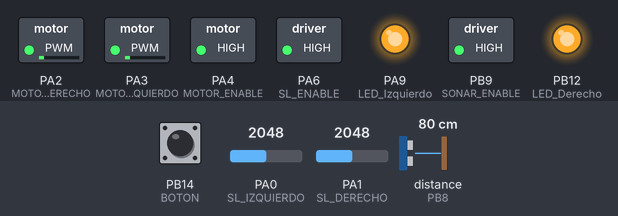
Recording of a sketch running on a simulated STM32 Blue Pill. On the bench: switched loads named in the sketch (green lamp = pin HIGH), output pins drawn as LEDs (lit = HIGH). Wiring (inferred from the names in the program): ultrasonic range finder: trigger PB7; echo PB8. Inputs (shaded band) come from the test bench; at power-on: distance to the obstacle (sensor on PB8) 80 cm, PA0 (SL_IZQUIERDO) = 2048, PA1 (SL_DERECHO) = 2048, PB14 (BOTON) HIGH. The echo pulse lasts 58.3 µs per cm; pins used as bus, display or sensor lines are not drawn.

Above: at 1.2 s.
1.3 s: distance to the obstacle (sensor on PB8) set to 56 cm
2.8 s: distance to the obstacle (sensor on PB8) set to 46 cm
At 3.3 s:
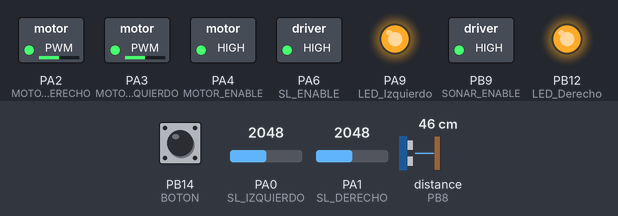
4.3 s: distance to the obstacle (sensor on PB8) set to 60 cm
At 5.5 s:
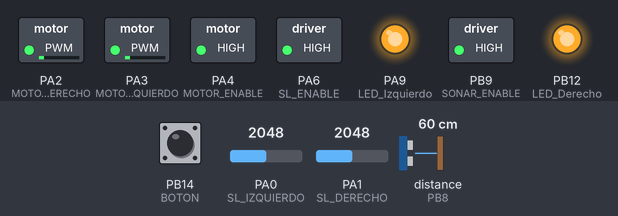
5.8 s: PA0 (SL_IZQUIERDO) set to 491
At 6.7 s:
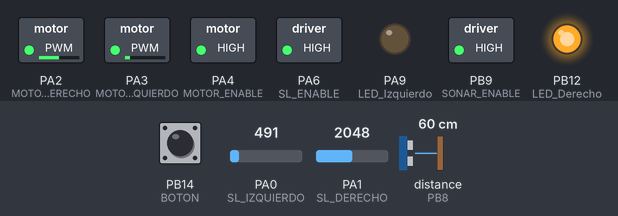
7.3 s: distance to the obstacle (sensor on PB8) set to 2 cm
At 7.9 s:
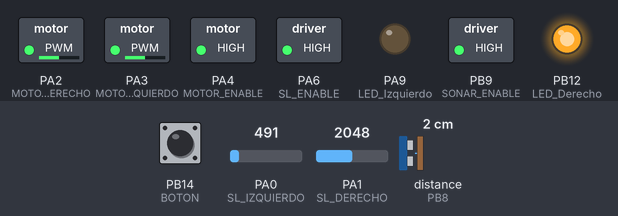
8.8 s: distance to the obstacle (sensor on PB8) set to 120 cm
At 10.2 s:
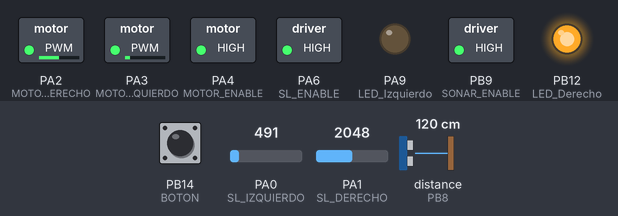
Timing chart, 0 to 11.3 s (numbered marks = the images above; inputs shaded):
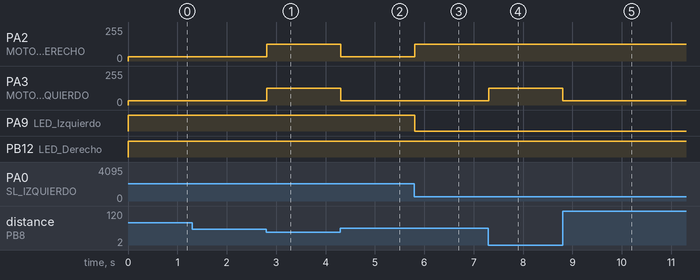

The sketch:

auto_infrarrojo.ino
```cpp
/*
this code was developed to the 10-84 eduromaa

Grupo 7

Irato       80001
Gonzalez    72853
Juarez      79111
Cotos       82611


*************************************************WARNING*******************************************************
STARTUP: Colocar robot sobre el centro de la linea negra y presionar el boton central PB14 por algunos segundos
luego colocar el robot sobre un tramo recto y dejarlo libre.
***************************************************************************************************************
*/


#include "definicion_pines.hpp"
#include <SoftwareSerial.h>
SoftwareSerial mySerial(PB10, PB11);

// Velocidades en PWM
#define MAXIMA_VELOCIDAD_DIRECTA 500
#define VELOCIDAD_INTERMEDIA_DIRECTA 1900
#define MOTOR_PARADO 2047
#define MAXIMA_VELOCIDAD_INVERSA 4095
#define VELOCIDAD_INTERMEDIA_INVERSA 3047

float UMBRAL = 500; // Mayor a este umbral es NEGRO
int SL_IZQUIERDO_VALOR_ANTERIOR = 0;
int SL_DERECHO_VALOR_ANTERIOR = 0;
long tiempo; // timepo que demora en llegar el eco
long distancia; // distancia en centimetros

void calibrar_negro();
void adelante();
void reversa();
void giro_derecha();
void giro_izquierda();
void parado();

void setup() {
    pinMode(MOTOR_ENABLE, OUTPUT);
    pinMode(MOTOR_IZQUIERDO, OUTPUT);
    pinMode(MOTOR_DERECHO, OUTPUT);

    pinMode(SL_ENABLE, OUTPUT);
    pinMode(SL_IZQUIERDO, INPUT);
    pinMode(SL_DERECHO, INPUT);

    digitalWrite(MOTOR_ENABLE, HIGH);
    digitalWrite(ENCODER_ENABLE, HIGH);
    digitalWrite(SL_ENABLE, HIGH);


    pinMode(LED_Izquierdo, OUTPUT);
    pinMode(LED_Derecho, OUTPUT);
    analogWriteResolution(12);
    mySerial.begin(9600);

    pinMode(BOTON, INPUT);

    pinMode(SONAR_TRIGGER, OUTPUT);          // pin como salida
    pinMode(SONAR_ECHO, INPUT);              // pin como entrada
    pinMode(SONAR_ENABLE, OUTPUT);
    digitalWrite(SONAR_TRIGGER, LOW);        // Inicializamos el pin con 0
    digitalWrite(SONAR_ENABLE, HIGH);

}

void loop() {
  if(!digitalRead(BOTON)){
    calibrar_negro();
  }

  int SL_IZQUIERDO_VAL = analogRead(SL_IZQUIERDO);
  int SL_DERECHO_VAL = analogRead(SL_DERECHO);


  sonar();


  if(distancia < 50){
    parado();
    do{

       sonar();

      }

      while(distancia < 50);


  }

  if(SL_IZQUIERDO_VAL > UMBRAL && SL_DERECHO_VAL > UMBRAL){
    digitalWrite(LED_Derecho, HIGH);
    digitalWrite(LED_Izquierdo, HIGH);
    adelante();

    SL_IZQUIERDO_VALOR_ANTERIOR = SL_IZQUIERDO_VAL;
    SL_DERECHO_VALOR_ANTERIOR = SL_DERECHO_VAL;
  }else if(SL_IZQUIERDO_VAL > UMBRAL && SL_DERECHO_VAL < UMBRAL){
    digitalWrite(LED_Izquierdo, HIGH);
    digitalWrite(LED_Derecho, LOW);
    giro_izquierda();

    SL_IZQUIERDO_VALOR_ANTERIOR = SL_IZQUIERDO_VAL;
    SL_DERECHO_VALOR_ANTERIOR = SL_DERECHO_VAL;
  }else if(SL_IZQUIERDO_VAL < UMBRAL && SL_DERECHO_VAL > UMBRAL){
    digitalWrite(LED_Derecho, HIGH);
    digitalWrite(LED_Izquierdo, LOW);
    giro_derecha();

    SL_IZQUIERDO_VALOR_ANTERIOR = SL_IZQUIERDO_VAL;
    SL_DERECHO_VALOR_ANTERIOR = SL_DERECHO_VAL;
  }else if(SL_IZQUIERDO_VALOR_ANTERIOR > UMBRAL && SL_DERECHO_VALOR_ANTERIOR < UMBRAL){
    digitalWrite(LED_Izquierdo, HIGH);
    digitalWrite(LED_Derecho, LOW);
    giro_izquierda();
  }else if(SL_DERECHO_VALOR_ANTERIOR > UMBRAL && SL_IZQUIERDO_VALOR_ANTERIOR < UMBRAL){
    digitalWrite(LED_Derecho, HIGH);
    digitalWrite(LED_Izquierdo, LOW);
    giro_derecha();
  }
  else{
    digitalWrite(LED_Derecho, LOW);
    digitalWrite(LED_Izquierdo, LOW);
    parado();
  }

  mySerial.print("Sens_izq:");
  mySerial.println(distancia);
/*
  mySerial.print("Sens_izq:");

   mySerial.print(analogRead(SL_IZQUIERDO));


   mySerial.print(" Sens_der:");

   mySerial.println(analogRead(SL_DERECHO));
*/
  delay(10);
}

void calibrar_negro(){
  int SL_IZQUIERDO_VAL = analogRead(SL_IZQUIERDO);
  int SL_DERECHO_VAL = analogRead(SL_DERECHO);

  UMBRAL = (SL_IZQUIERDO_VAL + SL_DERECHO_VAL) / 2 - 100;
  mySerial.println(UMBRAL);
}

void parado(){
    analogWrite(MOTOR_IZQUIERDO, MOTOR_PARADO);
    analogWrite(MOTOR_DERECHO, MOTOR_PARADO);
}

void adelante(){
    analogWrite(MOTOR_IZQUIERDO, MAXIMA_VELOCIDAD_DIRECTA);
    analogWrite(MOTOR_DERECHO, MAXIMA_VELOCIDAD_DIRECTA);
}

void reversa(){
    analogWrite(MOTOR_IZQUIERDO, MAXIMA_VELOCIDAD_INVERSA);
    analogWrite(MOTOR_DERECHO, MAXIMA_VELOCIDAD_INVERSA);
}

void giro_derecha(){
    analogWrite(MOTOR_IZQUIERDO, MAXIMA_VELOCIDAD_DIRECTA);
    analogWrite(MOTOR_DERECHO, MOTOR_PARADO);
}

void giro_izquierda(){
    analogWrite(MOTOR_IZQUIERDO, MOTOR_PARADO);
    analogWrite(MOTOR_DERECHO, MAXIMA_VELOCIDAD_DIRECTA);
}


void sonar(){


  digitalWrite(SONAR_TRIGGER, HIGH);
  delayMicroseconds(10);               // Enviamos un pulso de 10us
  digitalWrite(SONAR_TRIGGER, LOW);

  tiempo = pulseIn(SONAR_ECHO, HIGH);        //  obtenemos el ancho del pulso
  distancia = tiempo/59;
}
```

definicion_pines.hpp
```cpp
#ifndef DEFINICION_PINES_HPP
#define DEFINICION_PINES_HPP

// Motores
#define MOTOR_ENABLE PA4
#define MOTOR_DERECHO PA2
#define MOTOR_IZQUIERDO PA3

// Encoders
#define ENCODER_ENABLE PB6
#define ENCODER_DERECHO PB5
#define ENCODER_IZQUIERDO PB4

// Bluetooth
#define BT_ENABLE PA7
#define BT_TX PB10
#define BT_RX PB11

// Sensor infrarrojo (seguidor de linea (SL))
#define SL_ENABLE PA6
#define SL_IZQUIERDO PA0
#define SL_DERECHO PA1

// Sonar
#define SONAR_ENABLE PB9
#define SONAR_ECHO PB8
#define SONAR_TRIGGER PB7

// LEDS
#define LED_Izquierdo PA9
#define LED_Derecho PB12

// Botones
#define BOTON PB14

#endif
```

Measured:
- the behaviour switches between 51 and 50 cm on distance to the obstacle (sensor on PB8) (found by bisection; images 0 and 1)
- after the input at 1.3 s, every drawn part: stays the same
- after the input at 2.8 s, PA2 (MOTOR_DERECHO), PA3 (MOTOR_IZQUIERDO): 31/255 → 127/255 at once
- after the input at 4.3 s, PA2 (MOTOR_DERECHO), PA3 (MOTOR_IZQUIERDO): 127/255 → 31/255 at once
- after the input at 5.8 s, PA2 (MOTOR_DERECHO): 31/255 → 127/255 at once; PA9 (LED_Izquierdo): HIGH → LOW at once
- after the input at 7.3 s, PA3 (MOTOR_IZQUIERDO): 31/255 → 127/255 at once
- after the input at 8.8 s, PA3 (MOTOR_IZQUIERDO): 127/255 → 31/255 at once
